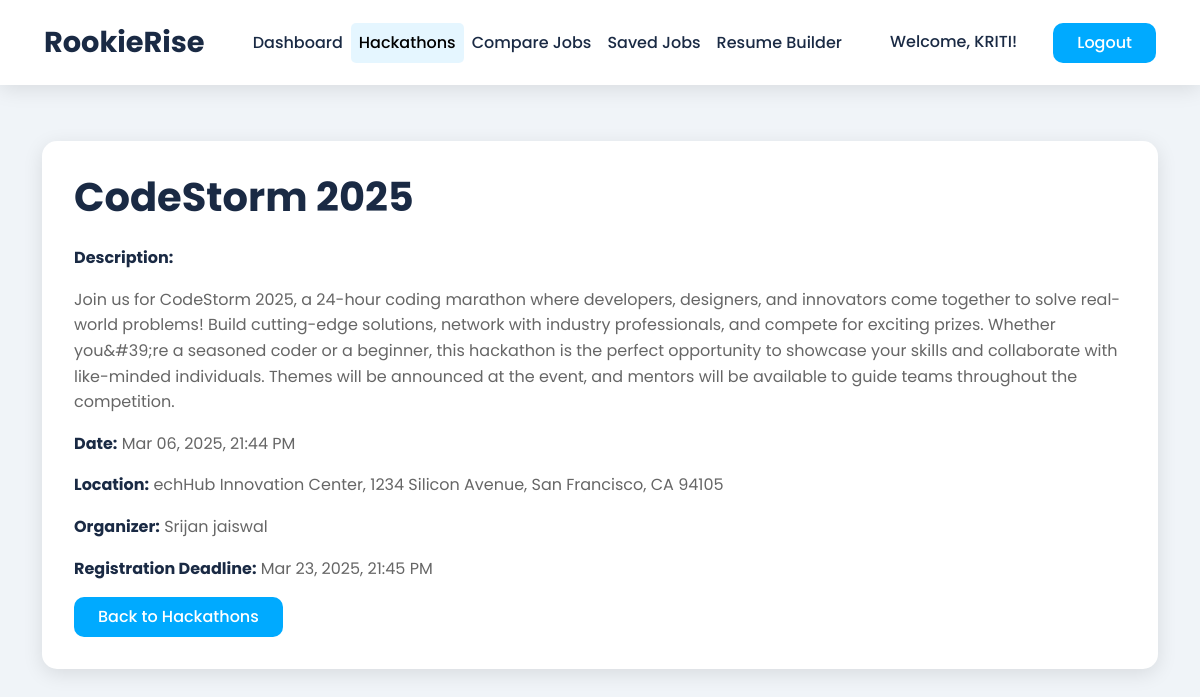
/hackathons/hackathon_details.php?id=1 (signed in), run on the app's committed database.
### tables this page shows
CREATE TABLE `hackathons` (
  `id` int(11) NOT NULL,
  `title` varchar(255) NOT NULL,
  `description` text NOT NULL,
  `date` datetime NOT NULL,
  `location` varchar(255) NOT NULL,
  `organizer` varchar(255) NOT NULL,
  `registration_deadline` datetime NOT NULL,
  `created_at` timestamp NOT NULL DEFAULT current_timestamp(),
  `is_active` tinyint(1) DEFAULT 1,
  `employer_id` int(11) NOT NULL
);

CREATE TABLE `users` (
  `id` int(11) NOT NULL,
  `name` varchar(100) NOT NULL,
  `email` varchar(100) NOT NULL,
  `password` varchar(255) NOT NULL,
  `role` varchar(50) DEFAULT NULL,
  `user_name` varchar(50) DEFAULT NULL
);

### hackathons/hackathon_details.php (the view, shortened to what this page needs)
<?php
require __DIR__ . '/../includes/db.php';
$user_id = $_SESSION['user_id'];
$user_name = $_SESSION['user_name'] ?? 'Guest';
$user_role = $_SESSION['user_role'] ?? null;
$hackathon_id = isset($_GET['id']) ? (int)$_GET['id'] : 0;
if ($user_role === 'employer') {
    $stmt = $conn->prepare("SELECT * FROM hackathons WHERE id = ? AND employer_id = ?");
    $stmt->bind_param("ii", $hackathon_id, $user_id);
} else {
    $stmt = $conn->prepare("
        SELECT h.*, u.name AS organizer_name
        FROM hackathons h
        JOIN users u ON h.employer_id = u.id
        WHERE h.id = ?
    ");
    $stmt->bind_param("i", $hackathon_id);
}
$stmt->execute();
$hackathon = $stmt->get_result()->fetch_assoc();
?>
<!DOCTYPE html>
<html lang="en">
<head>
    <link rel="stylesheet" href="https://cdn.jsdelivr.net/npm/bootstrap@5.3.0/dist/css/bootstrap.min.css"
>
</head>
<body>
    <nav class="navbar navbar-expand-lg" aria-label="Main navigation">
        <div class="container-fluid">
            <a class="navbar-brand" href="../views/dashboard.php" aria-label="RookieRise Home">RookieRise</a>
            <div class="collapse navbar-collapse" id="navbarNav">
                <ul class="navbar-nav mx-auto">
                    <li class="nav-item">
                        <a class="nav-link" href="../views/dashboard.php">Dashboard</a>
                    </li>
                    <li class="nav-item">
                        <a class="nav-link active" aria-current="page" href="hackathons.php"
                           aria-label="Hackathons">Hackathons</a>
                    </li>
                    <?php if ($user_role === 'jobseeker'): ?>
                        <li class="nav-item">
                            <a class="nav-link" href="../applications/compare_jobs.php"
                               aria-label="Compare Jobs">Compare Jobs</a>
                        </li>
                        <li class="nav-item">
                            <a class="nav-link" href="../applications/saved_jobs.php"
                               aria-label="View Saved Jobs">Saved Jobs</a>
                        </li>
                        <li class="nav-item">
                            <a class="nav-link" href="../views/resume_builder.php"
                               aria-label="Build Resume">Resume Builder</a>
                        </li>
                    <?php endif; ?>
                </ul>
                <div class="navbar-actions">
                    <span class="navbar-text me-3" aria-live="polite">
                        Welcome, <?php echo htmlspecialchars($user_name); ?>!
                    </span>
                    <a href="../auth/logout.php" class="btn btn-nav-primary"
                       aria-label="Logout">Logout</a>
                </div>
            </div>
        </div>
    </nav>
    <main class="container mt-4" role="main">
        <section class="hackathon-details-section" aria-labelledby="hackathon-details-heading">
            <h2 id="hackathon-details-heading"><?php echo htmlspecialchars($hackathon['title']); ?></h2>
            <div class="hackathon-details">
                <p><strong>Description:</strong></p>
                <p><?php echo nl2br(htmlspecialchars($hackathon['description'])); ?></p>
                <p><strong>Date:</strong> <?php echo date('M d, Y, H:i A', strtotime($hackathon['date'])); ?></p>
                <p><strong>Location:</strong> <?php echo htmlspecialchars($hackathon['location']); ?></p>
                <p><strong>Organizer:</strong> <?php echo htmlspecialchars($user_role === 'employer' ? $hackathon['organizer'] : $hackathon['organizer_name']); ?></p>
                <?php if ($hackathon['is_active']): ?>
                    <p><strong>Registration Deadline:</strong> <?php echo date('M d, Y, H:i A', strtotime($hackathon['registration_deadline'])); ?></p>
                <?php endif; ?>
            </div>
            <div class="mt-3">
                <a href="hackathons.php" class="btn btn-primary" aria-label="Back to Hackathons">Back to Hackathons</a>
            </div>
        </section>
    </main>
</body>
</html>

### hackathons/hackathon_details.php (style rules this page uses)
body { font-family: 'Poppins', sans-serif; background: #f0f4f8; min-height: 100vh; display: flex; flex-direction: column; }
main { flex: 1 0 auto; }
.navbar { background: rgba(255, 255, 255, 0.95); backdrop-filter: blur(10px); box-shadow: 0 4px 20px rgba(0,0,0,0.1); padding: 1rem 2rem; position: sticky; top: 0; z-index: 1000; }
.navbar-brand { font-weight: 700; font-size: 1.8rem; color: #1a2a44; transition: color 0.3s ease; }
.navbar-nav { display: flex; align-items: center; }
.nav-link { color: #1a2a44; font-weight: 500; padding: 0.5rem 1rem; transition: all 0.3s ease; }
.nav-link:hover, .nav-link.active { color: #00aaff; background: rgba(0, 170, 255, 0.1); border-radius: 5px; }
.btn-nav-primary { background: #00aaff; color: white; border: none; border-radius: 25px; padding: 0.5rem 1.5rem; transition: all 0.3s ease; }
.navbar-text { color: #1a2a44; font-weight: 500; padding: 0.5rem 1rem; }
.hackathon-details-section { margin: 2rem 0; padding: 2rem; background: #fff; border-radius: 15px; box-shadow: 0 5px 20px rgba(0,0,0,0.1); }
.hackathon-details-section h2 { font-size: 2.5rem; font-weight: 700; color: #1a2a44; margin-bottom: 1.5rem; }
.hackathon-details p { margin-bottom: 1rem; line-height: 1.6; color: #666; }
.hackathon-details strong { color: #1a2a44; }
.btn { border-radius: 10px; padding: 0.5rem 1.5rem; font-weight: 500; transition: all 0.3s ease; }
.btn-primary { background: #00aaff; border: none; }

### data on the page
hackathons: title "CodeStorm 2025", description "Join us for CodeStorm 2025, a 24-hour coding marathon where developers, designers, and innovators come together to solve real-world problems! Build cutting-edge solutions, network with industry professionals, and compete for exciting prizes. Whether you&#39;re a seasoned coder or a beginner, this hackathon is the perfect opportunity to showcase your skills and collaborate with like-minded individuals. Themes will be announced at the event, and mentors will be available to guide teams throughout the competition.", date "Mar 06, 2025, 21:44 PM", location "echHub Innovation Center, 1234 Silicon Avenue, San Francisco, CA 94105", employer.name "Srijan jaiswal", registration_deadline "Mar 23, 2025, 21:45 PM"

### other printed values
$user_name "KRITI"
